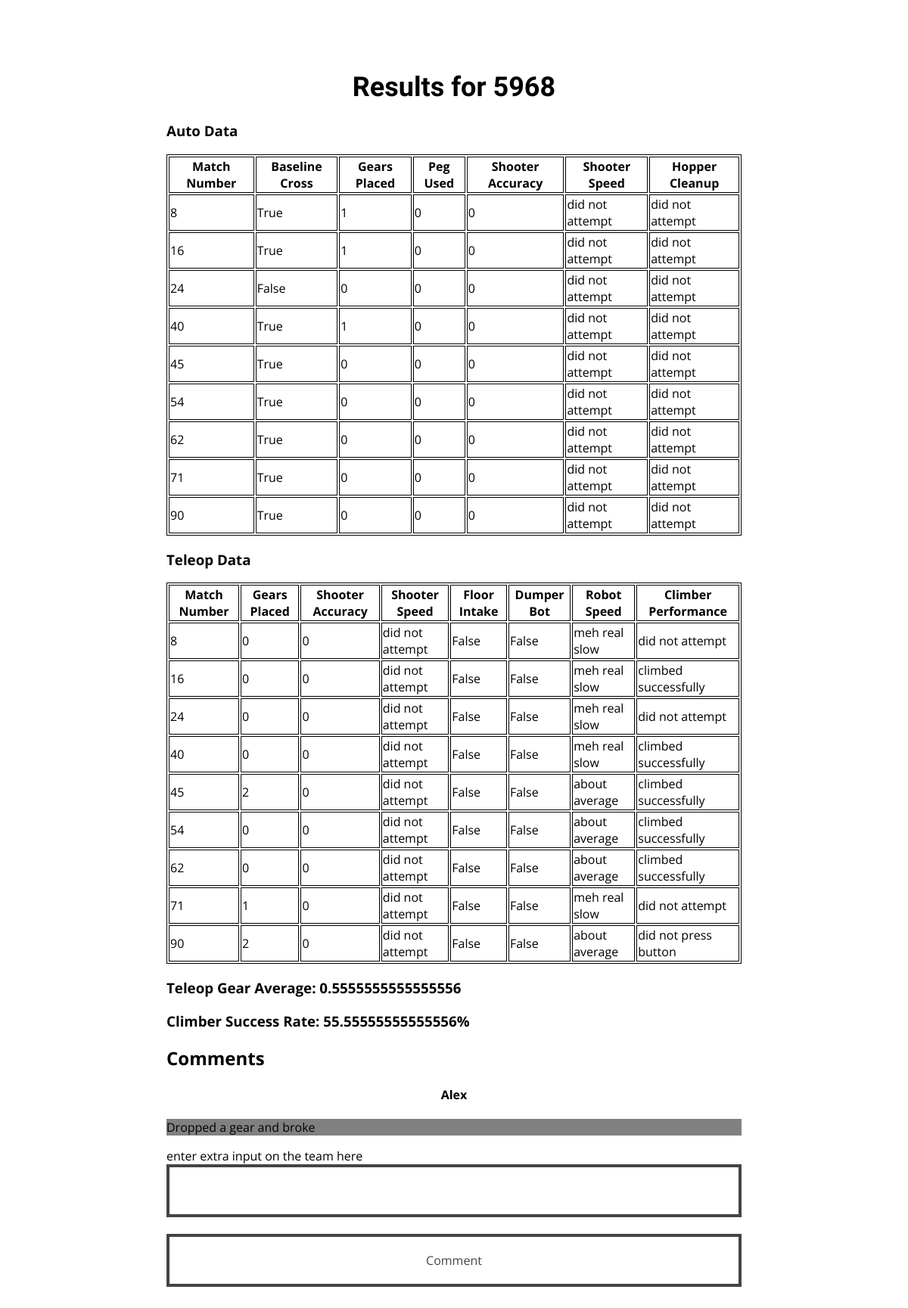
The app's page /scout/team/5968/ with its own data.
### scout_app/models.py (models this page shows)
class AutoData(models.Model):
	match_number = models.PositiveIntegerField(default = 0)
	team_number = models.PositiveIntegerField(default = 0)
	baseline_crossed = models.BooleanField(default=False)
	auto_gears_placed = models.IntegerField(choices=GEAR_COUNTER, default = 0)
	peg_placed_on = models.CharField(choices=GEAR_POSITION, default = 0, max_length = 100)
	auto_fuel_accuracy = models.IntegerField(default = 0)
	auto_fuel_speed = models.CharField(choices=SPEED_CHOICES, default = 0, max_length = 100)
	hopper_efficiency = models.CharField(choices=HOPPER_EFFICIENCY, default = 0, max_length = 100)

class TeleopData(models.Model):
	match_number = models.PositiveIntegerField(default = 0)
	team_number = models.PositiveIntegerField(default = 0)
	gears_placed = models.IntegerField(choices=GEAR_COUNTER, default = 0)
	teleop_fuel_accuracy = models.IntegerField(default = 0)
	teleop_fuel_speed = models.CharField(choices=SPEED_CHOICES, default = 0, max_length = 100)
	floor_intake = models.BooleanField(default = False)
	dumper_bot = models.BooleanField(default = False)
	robot_speed = models.CharField(choices=ROBOT_SPEED, max_length = 100, default = 0)
	climber_success = models.CharField(choices=CLIMBER_SUCCESS, max_length = 100, default = 0)
	winning_alliance = models.CharField(choices=WINNING_ALLIANCE, max_length = 100, default = 0)

class Comments(models.Model):
	scout = models.CharField(default = 0, max_length = 100)
	team_number = models.IntegerField(default = 0)
	comment = models.CharField(max_length = 1200, default= 0)

### scout_app/views.py (the view)
# urls.py: url(r'^team/(?P<team_number>[0-9999]+)/$', views.team_lookup, name = 'team_lookup'),
def team_lookup(request, team_number):
	auto_data = AutoData.objects.order_by('match_number')
	teleop_data = TeleopData.objects.order_by('match_number')
	comments_all = Comments.objects.order_by('scout')
	comments_for_team = []
	team_auto_data = []
	team_teleop_data = []
	teleop_gears_placed =[]
	xAxis = []
	gear_sum = 0
	count = 0
	for team in auto_data:
		if team.team_number == int(team_number):
			team_auto_data.append(team)
	for team in teleop_data:
		if team.team_number == int(team_number):
			team_teleop_data.append(team)
			teleop_gears_placed.append(team.gears_placed)
	for gear in teleop_gears_placed:
		gear_sum += gear
		count += 1
	gear_average = float(gear_sum)/float(count)
	count = 0
	climb_count = 0
	for climb in teleop_data:
		if str(climb.team_number) == str(team_number):
			if climb.climber_success == u"climbed successfully":
				climb_count += 1
			count += 1
	climb_p = (float(climb_count)/float(count)) * 100
	if request.method == 'POST':
		form = CommentForm(request.POST)
		if form.is_valid():
			form = Comments(scout=request.user.username, comment=form.cleaned_data['comment'], team_number = team_number)
			form.save()
		else:
			print form.errors
	else:
		form = CommentForm()
	for comment in comments_all:
		if str(comment.team_number) == str(team_number):
			comments_for_team.append(comment)
	new_other = OtherData(team_number=team_number, climb_percentage = climb_p, gear_average = gear_average)
	context = {'team_number' : team_number, 'team_auto_data' : team_auto_data, 'team_teleop_data' : team_teleop_data, 'gear_average' : gear_average, 'climber_success': climb_p, 'form' : form, 'comments' : comments_for_team}
	return render(request, 'scout_app/team_results.html', context)

### scout_app/forms.py
class CommentForm(forms.Form):
	comment = forms.CharField(help_text="enter extra input on the team here", required = True)
	class Meta:
		model = Comments
		fields = ['comment']

### scout_app/templates/scout_app/team_results.html (shortened to what this page needs)
<!DOCTYPE html>
<html>
        {% load static %}
        <link type="text/css" rel="stylesheet" href="{% static 'scout_app/stylesheet.css' %}" />
	<body>
		<h1> Results for {{ team_number }} </h1>
		{% if team_auto_data %}
			<h3>Auto Data</h3>
			<table id="auto_table">
				<tr>
				    <th>Match Number</th>
                                    <th>Baseline Cross</th>
				    <th>Gears Placed</th>
				    <th>Peg Used</th>
				    <th>Shooter Accuracy</th>
				    <th>Shooter Speed</th>
				    <th>Hopper Cleanup</th>
				</tr>
			{% for team in team_auto_data %}
				<tr>
				    <td>{{ team.match_number }}</td>
				    <td>{{ team.baseline_crossed }}</td>
				    <td>{{ team.auto_gears_placed }}</td>
				    <td>{{ team.peg_placed_on }}</td>
				    <td>{{ team.auto_fuel_accuracy }}</td>
				    <td>{{ team.auto_fuel_speed }}</td>
				    <td>{{ team.hopper_efficiency }}</td>
				</tr>
			{% endfor %}
			</table>
			<h3>Teleop Data</h3>
			<table id="teleop_table">
				<tr>
				    <th>Match Number</th>
				    <th>Gears Placed</th>
				    <th>Shooter Accuracy</th>
				    <th>Shooter Speed</th>
				    <th>Floor Intake</th>
				    <th>Dumper Bot</th>
				    <th>Robot Speed</th>
				    <th>Climber Performance</th>
				</tr>
			{% for team in team_teleop_data %}
				<tr>
				    <td>{{ team.match_number }}</td>
				    <td>{{ team.gears_placed }}</td>
				    <td>{{ team.teleop_fuel_accuracy }}</td>
				    <td>{{ team.teleop_fuel_speed }}</td>
				    <td>{{ team.floor_intake }}</td>
				    <td>{{ team.dumper_bot }}</td>
				    <td>{{ team.robot_speed }}</td>
				    <td>{{ team.climber_success }}</td>
				</tr>
			{% endfor %}
			</table>
		<h3>Teleop Gear Average: {{gear_average}}</h3>
		<h3>Climber Success Rate: {{climber_success}}%</h3>
		<h2>Comments</h2>
		{%for comment in comments %}
			<div id="comment"><div id="comment-user"><h4>{{comment.scout}}<h4></div><div id="comment-body"><p>{{comment.comment}}</p></div></div>
		{%endfor%}
		<form action="/scout/team/{{team_number}}/" method="post">
                {% for field in form.visible_fields %}
                        {{ field.help_text }}<br />
                        {{field }}<br />
                {% endfor %}
                <input type="submit" value="Comment" />
		{% else %}
			<p>No data for this team</p>
		{% endif %}
	</body>
</html>

### scout_app/static/scout_app/stylesheet.css (style rules this page uses)
html { background-image: url(steamworks.png); background-size: cover; background-attachment: fixed; }
body { width: 90%; max-width: 800px; font-family: 'Open Sans', sans-serif; background-color: rgba(255, 255, 255, 0.75); padding: 20px; box-sizing: border-box; margin: 50px auto 50px auto; }
h1 { font-family: 'Fugaz One', sans-serif; font-size: 36px; text-align: center; }
a, input { font-family: 'Open Sans', sans-serif; font-size: 16px; text-decoration: none; display: block; width: 100%; text-align: center; padding: 20px; background-color: rgba(255, 255, 255, 0.75); color: #444; box-sizing: border-box; border: 4px solid #444; cursor: pointer; }
table, th, td { border: 1px solid black; }
#comment { background-color: white }
#comment-user { text-align:center }
#comment-body { background-color: gray }

### records on screen
AutoData: match_number "8", baseline_crossed "True", auto_gears_placed "1", peg_placed_on "0", auto_fuel_accuracy "0", auto_fuel_speed "did not attempt", hopper_efficiency "did not attempt"
AutoData: match_number "16", baseline_crossed "True", auto_gears_placed "1", peg_placed_on "0", auto_fuel_accuracy "0", auto_fuel_speed "did not attempt", hopper_efficiency "did not attempt"
AutoData: match_number "24", baseline_crossed "False", auto_gears_placed "0", peg_placed_on "0", auto_fuel_accuracy "0", auto_fuel_speed "did not attempt", hopper_efficiency "did not attempt"
AutoData: match_number "40", baseline_crossed "True", auto_gears_placed "1", peg_placed_on "0", auto_fuel_accuracy "0", auto_fuel_speed "did not attempt", hopper_efficiency "did not attempt"
AutoData: match_number "45", baseline_crossed "True", auto_gears_placed "0", peg_placed_on "0", auto_fuel_accuracy "0", auto_fuel_speed "did not attempt", hopper_efficiency "did not attempt"
AutoData: match_number "54", baseline_crossed "True", auto_gears_placed "0", peg_placed_on "0", auto_fuel_accuracy "0", auto_fuel_speed "did not attempt", hopper_efficiency "did not attempt"
AutoData: match_number "62", baseline_crossed "True", auto_gears_placed "0", peg_placed_on "0", auto_fuel_accuracy "0", auto_fuel_speed "did not attempt", hopper_efficiency "did not attempt"
AutoData: match_number "71", baseline_crossed "True", auto_gears_placed "0", peg_placed_on "0", auto_fuel_accuracy "0", auto_fuel_speed "did not attempt", hopper_efficiency "did not attempt"
AutoData: match_number "90", baseline_crossed "True", auto_gears_placed "0", peg_placed_on "0", auto_fuel_accuracy "0", auto_fuel_speed "did not attempt", hopper_efficiency "did not attempt"
TeleopData: match_number "8", gears_placed "0", teleop_fuel_accuracy "0", teleop_fuel_speed "did not attempt", floor_intake "False", dumper_bot "False", robot_speed "meh real slow", climber_success "did not attempt"
TeleopData: match_number "16", gears_placed "0", teleop_fuel_accuracy "0", teleop_fuel_speed "did not attempt", floor_intake "False", dumper_bot "False", robot_speed "meh real slow", climber_success "climbed successfully"
TeleopData: match_number "24", gears_placed "0", teleop_fuel_accuracy "0", teleop_fuel_speed "did not attempt", floor_intake "False", dumper_bot "False", robot_speed "meh real slow", climber_success "did not attempt"
TeleopData: match_number "40", gears_placed "0", teleop_fuel_accuracy "0", teleop_fuel_speed "did not attempt", floor_intake "False", dumper_bot "False", robot_speed "meh real slow", climber_success "climbed successfully"
TeleopData: match_number "45", gears_placed "2", teleop_fuel_accuracy "0", teleop_fuel_speed "did not attempt", floor_intake "False", dumper_bot "False", robot_speed "about average", climber_success "climbed successfully"
TeleopData: match_number "54", gears_placed "0", teleop_fuel_accuracy "0", teleop_fuel_speed "did not attempt", floor_intake "False", dumper_bot "False", robot_speed "about average", climber_success "climbed successfully"
TeleopData: match_number "62", gears_placed "0", teleop_fuel_accuracy "0", teleop_fuel_speed "did not attempt", floor_intake "False", dumper_bot "False", robot_speed "about average", climber_success "climbed successfully"
TeleopData: match_number "71", gears_placed "1", teleop_fuel_accuracy "0", teleop_fuel_speed "did not attempt", floor_intake "False", dumper_bot "False", robot_speed "meh real slow", climber_success "did not attempt"
TeleopData: match_number "90", gears_placed "2", teleop_fuel_accuracy "0", teleop_fuel_speed "did not attempt", floor_intake "False", dumper_bot "False", robot_speed "about average", climber_success "did not press button"
Comments: scout "Alex", comment "Dropped a gear and broke"

### other values on screen
{{ team_number }} "5968"
{{ gear_average }} "0.5555555555555556"
{{ climber_success }} "55.55555555555556"
{{ field.help_text }} "enter extra input on the team here"
